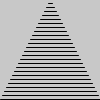
Frame 1 (no input)
Frame 60 (the mouse pressed at the canvas centre just before this capture): identical to frame 1, image omitted
Frame 120 (the mouse held since frame 60 and released just before this capture): identical to frame 1, image omitted

The Processing sketch that drew this single still picture (run headless with seeded random() and noise(); from frame 60 on, the mouse is pressed at the canvas centre):

// Processing sketch: L5_1d
// ── L5_1d.pde
void setup() {
  size(100, 100);
}


void draw() {
  background(200);
  int a = 99;  
  int beg = 0;
  int end = 0;
  while (a > 0) {
    line(0 + beg, a, 100 - end, a);
    a = a - 4;
    beg = beg + 2;
    end = end + 2;
  }
}
